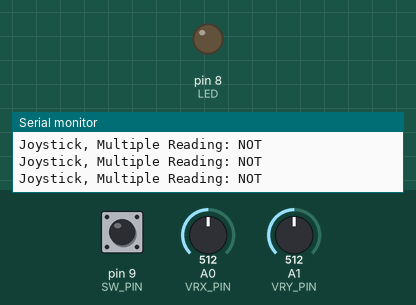
Recording of a sketch running on a simulated Arduino Leonardo, built with avr-gcc and run on an emulated ATmega32U4. Parts: output pins drawn as LEDs (lit = HIGH), the last lines printed to the serial monitor. Inputs (shaded band) come from the test bench; at power-on: A1 (VRY_PIN) = 512, pin 9 (SW_PIN) HIGH, A0 (VRX_PIN) = 512.

Above: at 1.2 s.
1.3 s: A1 (VRY_PIN) set to 911
4.3 s: A1 (VRY_PIN) set to 932
At 7.8 s:
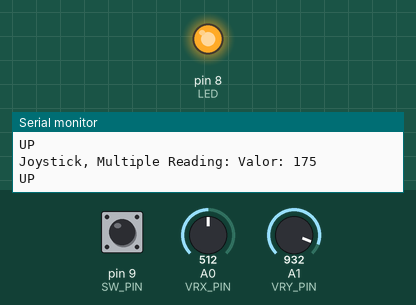
Timing chart, 0 to 9.3 s (numbered marks = the images above; inputs shaded):
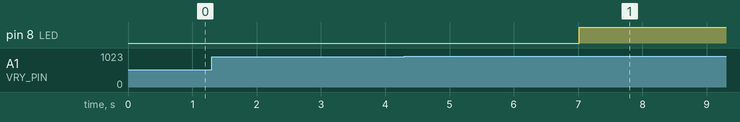

Measured:
- the behaviour switches between 922 and 923 on A1 (VRY_PIN) (found by bisection; images 0 and 1)
- after the input at 4.3 s, pin 8 (LED): LOW → HIGH after 2.7 s

The sketch:

Led_test.ino
```cpp
#include <Joystick.h>
#include <AxisJoystick.h>

#define SW_PIN 9
#define VRX_PIN A0
#define VRY_PIN A1

Joystick* joystick;


const int LED = 8;
const int DELAY_TIME = 500;
int led_brightness = 0;


void setup() {
  // put your setup code here, to run once:
  pinMode(LED,OUTPUT);
  digitalWrite(LED,LOW);
  joystick = new AxisJoystick(SW_PIN, VRX_PIN, VRY_PIN);
}

void loop() {
  Serial.print("Joystick, Multiple Reading: ");
  Serial.println(moveTitle(joystick->multipleRead()));

  delay(500);
  // put your main code here, to run repeatedly:

}

String moveTitle(const Joystick::Move move) {
  switch (move) {
    case Joystick::Move::NOT:
      return "NOT";
    case Joystick::Move::PRESS:
    led_brightness = 255;
    analogWrite(LED,led_brightness);
    Serial.print("Valor: ");
    Serial.println(led_brightness);
      return "PRESS";
    case Joystick::Move::UP:
    led_brightness +=25;
    if(led_brightness > 255){
      led_brightness =255;
    }
    analogWrite(LED,led_brightness);
    Serial.print("Valor: ");
    Serial.println(led_brightness);
      return "UP";
    case Joystick::Move::DOWN:
    led_brightness -=25;
    if(led_brightness < 0){
      led_brightness =0;
    }
    analogWrite(LED,led_brightness);
    Serial.print("Valor: ");
    Serial.println(led_brightness);
      return "DOWN";
    case Joystick::Move::RIGHT:
    led_brightness =0;
    analogWrite(LED,led_brightness);
    Serial.print("Valor: ");
    Serial.println(led_brightness);
      return "RIGHT";
    case Joystick::Move::LEFT:
      return "LEFT";
    default:
      return "???";
  }
}
```
